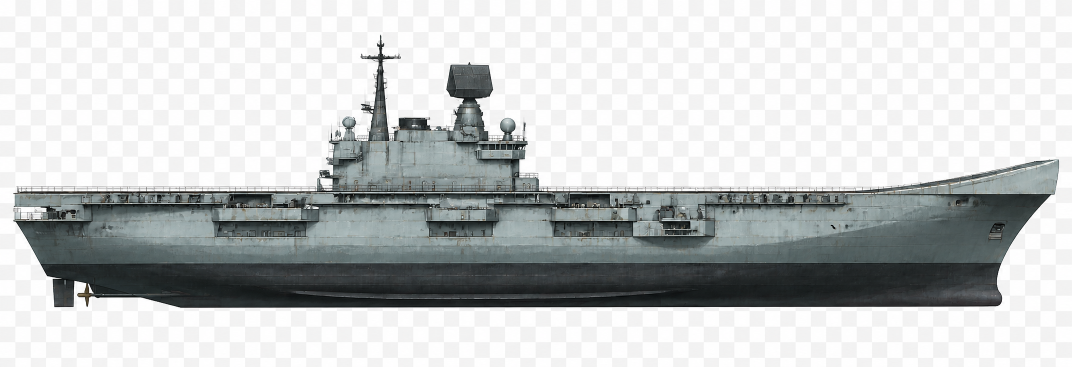
#> input picture art/source/generated-1987/showcase-v1/invincible-carrier-showcase-source.png, 2144 x 733 px (shown at 1/2 size)
$ python process_showcase_assets.py
#> lines starting #> are read from the running program, lines starting #| are printed output that depends on the picture
"""Curate generated showcase source art into deterministic runtime assets."""

from collections import deque
from pathlib import Path

from PIL import Image, ImageFilter


ROOT = Path(__file__).resolve().parents[1]
SOURCE = ROOT / "art" / "source" / "generated-1987" / "showcase-v1"
BACKGROUNDS = ROOT / "public" / "assets" / "backgrounds"
SPRITES = ROOT / "public" / "assets" / "sprites"


def extract_neutral_edge_background(source: Path, destination: Path) -> None:
    """Remove only bright neutral pixels connected to the image boundary."""
    image = Image.open(source).convert("RGBA")
    pixels = image.load()
    width, height = image.size
#> width = 2144; height = 733

    def is_background(x: int, y: int) -> bool:
        red, green, blue, _ = pixels[x, y]
        return min(red, green, blue) >= 205 and max(red, green, blue) - min(red, green, blue) <= 22

    visited = bytearray(width * height)
    queue: deque[tuple[int, int]] = deque()
    for x in range(width):
        queue.extend(((x, 0), (x, height - 1)))
    for y in range(height):
        queue.extend(((0, y), (width - 1, y)))

    while queue:
        x, y = queue.popleft()
        index = y * width + x
        if visited[index] or not is_background(x, y):
            continue
        visited[index] = 1
        if x:
            queue.append((x - 1, y))
        if x + 1 < width:
            queue.append((x + 1, y))
        if y:
            queue.append((x, y - 1))
        if y + 1 < height:
            queue.append((x, y + 1))
#> this loop made 4136352 passes
#> (red in is_background, green in is_background, blue in is_background) on passes 1 to 3: (255, 255, 254), (240, 239, 240), (255, 255, 255)

    alpha = Image.new("L", image.size, 255)
#> alpha: PIL image 2144x733 L; every value is 255
    alpha_pixels = alpha.load()
    for y in range(height):
        offset = y * width
        for x in range(width):
            if visited[offset + x]:
                alpha_pixels[x, y] = 0
    alpha = alpha.filter(ImageFilter.GaussianBlur(0.45))
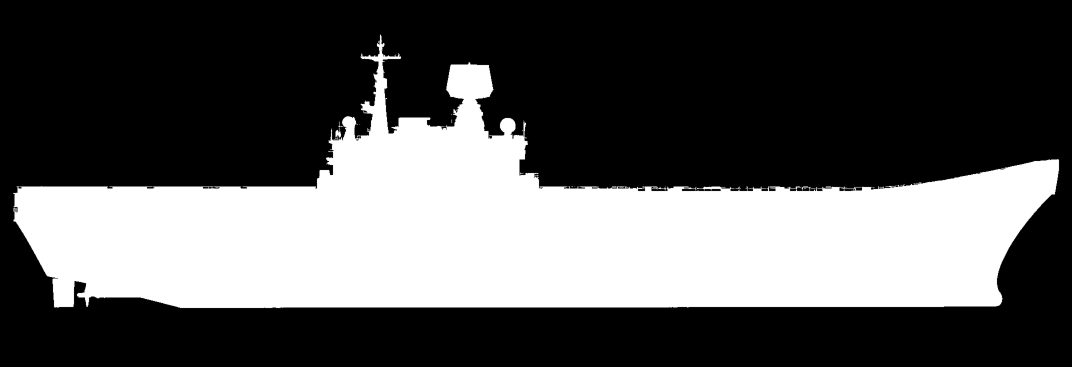
#> alpha: PIL image 2144x733 L (shown at 1/2 size); min 0, max 255, mean 87.2
    bounds = alpha.getbbox()
#> bounds = (24, 68, 2120, 618)
    if bounds is None:
        raise RuntimeError(f"No foreground found in {source.name}")

    padding = 12
    bounds = (
        max(0, bounds[0] - padding),
        max(0, bounds[1] - padding),
        min(width, bounds[2] + padding),
        min(height, bounds[3] + padding),
    )
#> bounds = (12, 56, 2132, 630)
    image.putalpha(alpha)
    image.crop(bounds).save(destination, optimize=True)
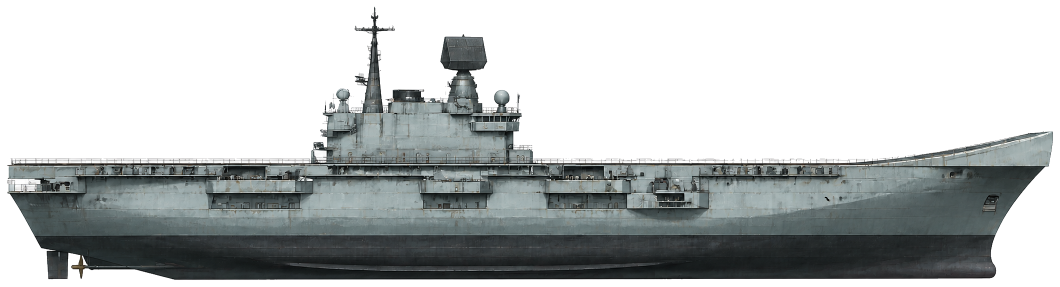
#> saved as invincible-carrier-showcase-v2.png: PIL image 2120x574 RGBA (shown at 1/2 size); mean R, G, B, A 179.1, 182.8, 182.9, 112.6; transparent parts drawn white


def export_background(source: Path, destination: Path) -> None:
    image = Image.open(source).convert("RGB")
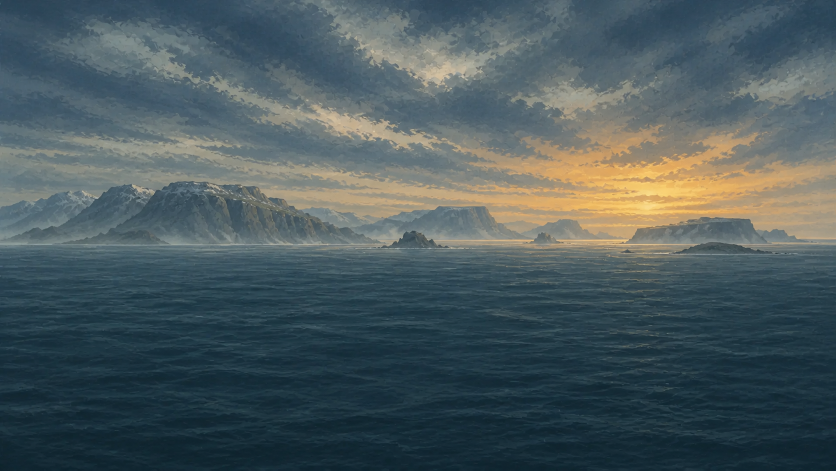
#> input picture art/source/generated-1987/showcase-v1/mission-1-dawn-showcase-source.png, 1672 x 941 px (shown at 1/2 size)
#> image is the input picture: PIL image 1672x941 RGB; mean R, G, B 76.2, 90.7, 94.3
    image.save(destination, "WEBP", quality=84, method=6)


def validate_alpha(path: Path) -> None:
    image = Image.open(path)
    if image.mode != "RGBA" or image.getextrema()[3][0] != 0:
        raise RuntimeError(f"{path.name} does not contain genuine transparency")


if __name__ == "__main__":
    BACKGROUNDS.mkdir(parents=True, exist_ok=True)
    SPRITES.mkdir(parents=True, exist_ok=True)
    carrier = SPRITES / "invincible-carrier-showcase-v2.png"
    extract_neutral_edge_background(SOURCE / "invincible-carrier-showcase-source.png", carrier)
    validate_alpha(carrier)
    export_background(SOURCE / "mission-1-dawn-showcase-source.png", BACKGROUNDS / "mission-1-dawn-showcase-v2.webp")
    export_background(SOURCE / "mission-6-storm-showcase-source.png", BACKGROUNDS / "mission-6-storm-showcase-v2.webp")
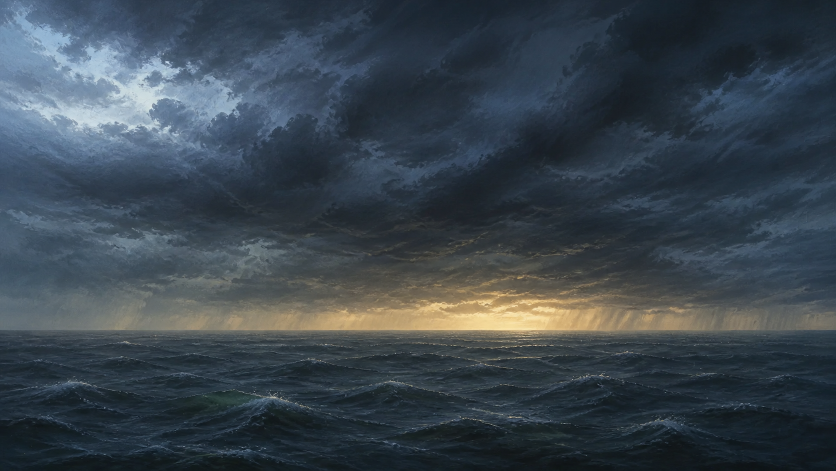
#> input picture art/source/generated-1987/showcase-v1/mission-6-storm-showcase-source.png, 1672 x 941 px (shown at 1/2 size)
#> in export_background, image is the input picture: PIL image 1672x941 RGB; mean R, G, B 58.1, 69.1, 78.3
#> (the run stopped early here; a loop or call above may not have finished)
